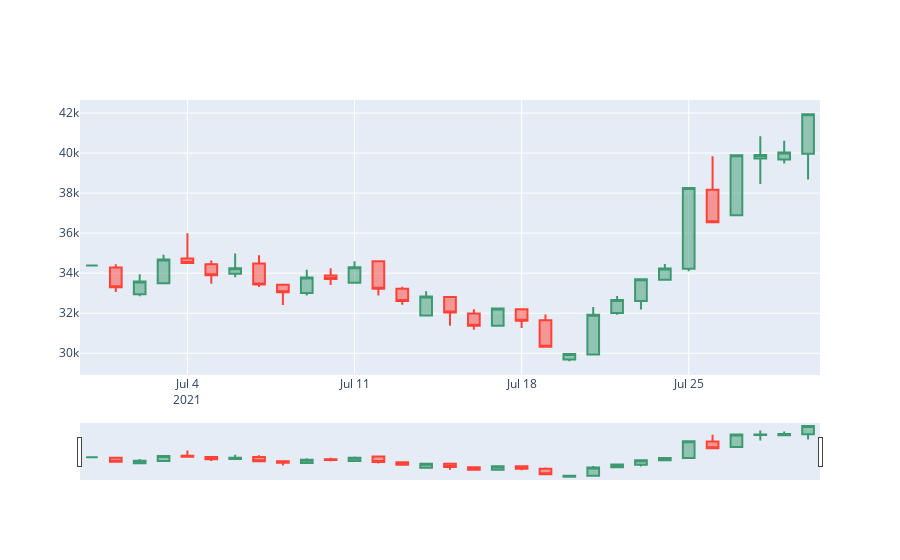

Notebook code cell kept with this figure:
### Code cell
fig = go.Figure(data=[go.Candlestick(x=candlestick_data['Date'],
                open=candlestick_data['Price']['first'], 
                high=candlestick_data['Price']['max'],
                low=candlestick_data['Price']['min'], 
                close=candlestick_data['Price']['last'])
                ])

#fig.update_layout(xaxis_rangeslider_visible=False)
fig.show()
